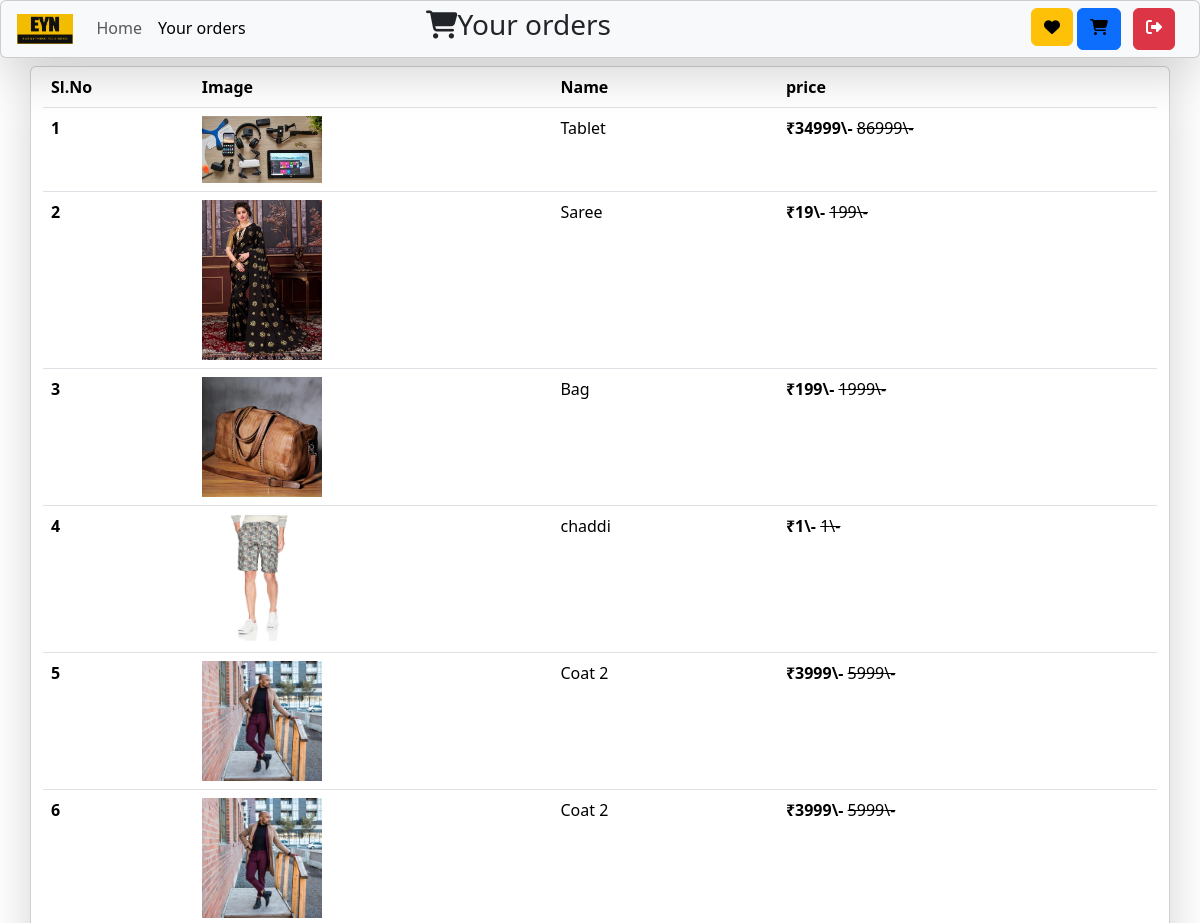
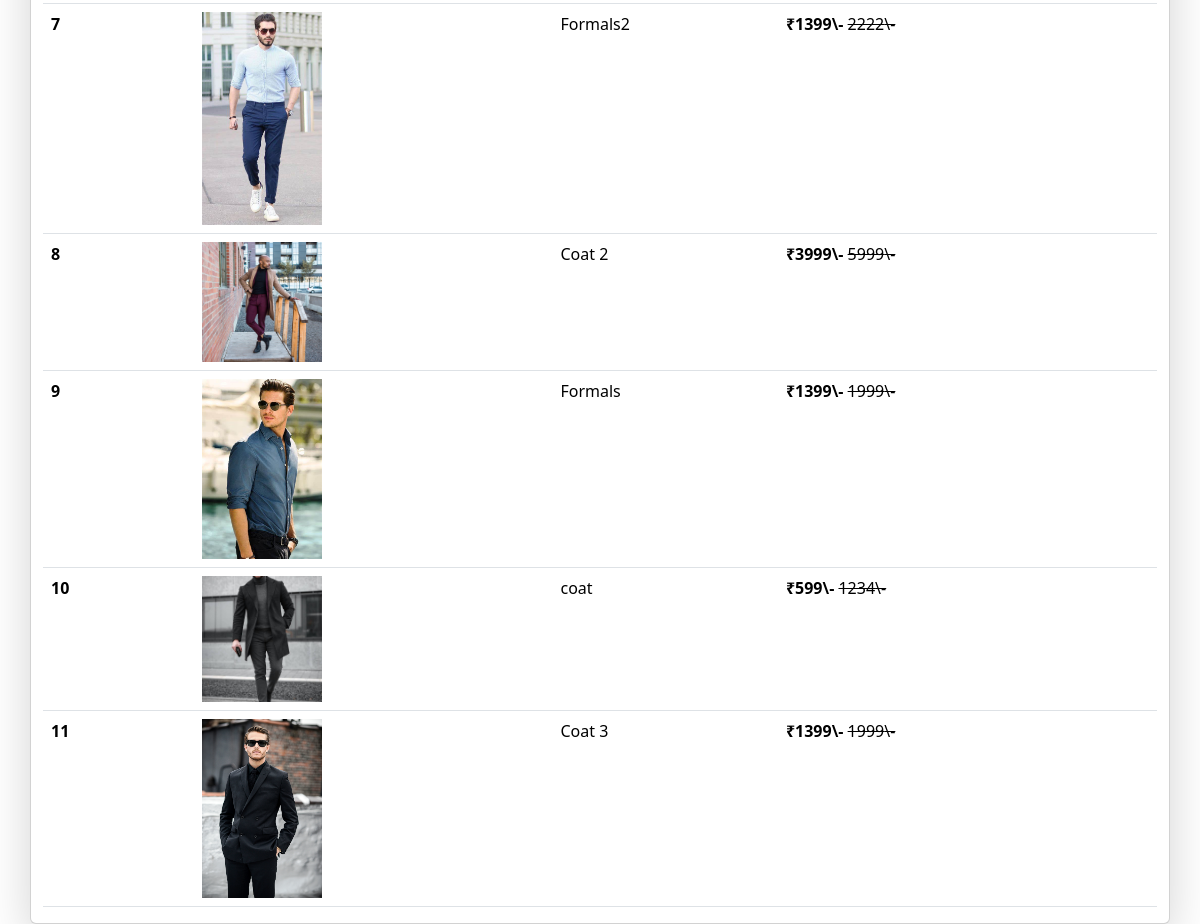
Screenshot of /orders/ (signed in) with the database file from the repository (2 pictures, top to bottom).
### home/models.py (models this page shows, shortened)
class BaseModel(models.Model):
    product_uuid = models.UUIDField(default=uuid.uuid4, editable=False, primary_key=True )
    created_at = models.DateField(auto_now_add=True)
    updated_at = models.DateField(auto_now_add=True)
    class Meta:
        abstract = True

class cart_items(BaseModel):
    cart = models.ForeignKey(Cart, on_delete=models.CASCADE, related_name="cartItems")
    product = models.ForeignKey(products, on_delete=models.CASCADE)
    size = models.ForeignKey(sizes, on_delete=models.CASCADE,  null=True, blank=True)

class products(BaseModel):
    product_category = models.CharField(max_length=100)
    product_image = models.ImageField(upload_to="products", null=True, blank=True)
    product_image1 = models.ImageField(upload_to="products", null=True, blank=True)
    product_image2 = models.ImageField(upload_to="products", null=True, blank=True)
    product_name = models.CharField(max_length=100)
    real_price = models.IntegerField(default=1)
    discounted_price = models.IntegerField(default=1)
    product_description = models.TextField()
    size = models.CharField(max_length=100, default="medium")

### home/views.py (the view)
# urls.py: path('orders/', orders_page, name="orders_page"),
def orders_page(request):
    user = request.user
    try:
        orders = Cart.objects.filter(is_paid=True, user=user)
        c_items = cart_items.objects.filter(cart__user=user, cart__is_paid=True)
        context = {"c_items": c_items}
        if not c_items.exists():
            context["message"] = "No items in the orders"
    except Cart.DoesNotExist:
        context = {"message": "No orders found"}
    return render(request, "orders.html", context)

### home/templates/orders.html (shortened to what this page needs)
{% extends "base.html" %}
{% block start %}
<nav class="navbar navbar-expand-lg p-1 bg-body-tertiary fixed-top card shadow-lg">
    <div class="container-fluid">
      <a class="navbar-brand fs-4" href="/"><img src="/media/logo/EYN_edited.png" alt="..." style="height: 30px; margin-bottom: 4px;"></a>
      <div class="sidebar offcanvas offcanvas-start" tabindex="-1" id="offcanvasNavbar" aria-labelledby="offcanvasNavbarLabel">
        <div class="offcanvas-body">
          <ul class="navbar-nav flex-grow-1 pe-3">
            <li class="nav-item">
              <a class="nav-link " aria-current="page" href="/">Home</a>
            </li>
            <li class="nav-item">
              <a class="nav-link active" href="/orders/">Your orders</a>
            </li>
          </ul>
          <h3 class=""><i class="fa-solid fa-cart-shopping"></i>Your orders</h3>
          <a href="/wishlist/"><div class="btn btn-warning icon1"><i class="fa-solid fa-heart"></i></div></a>
        <a href="/cart/"><div class="btn btn-primary mx-1"><i class="fa-solid fa-cart-shopping"></i>
          </a></div></a>
        <a class="btn btn-danger mx-2"  href="/logout/"><i class="fa-solid fa-right-from-bracket"></i></a>
        </div>
        </div>
  </nav>
  {% if message %}
  <div class="container d-flex mt-5" style="justify-content: center;">
  <h3 style="
  margin-top: 66px;">You haven't ordered anything yet</h3>
  </div>
  <div class="d-flex mb-3" style="justify-content: center;">
    <a href="/"><div class="btn btn-warning">Continue shopping</div></a>
    </div>
  {% else %}
<div class="container card shadow-lg"style="
margin-top: 66px;">
    <table class="table ">
      <thead>
        <tr>
          <th scope="col">Sl.No</th>
          <th scope="col">Image</th>
          <th scope="col">Name</th>
          <th scope="col">price</th>
        </tr>
      </thead>
      <tbody>
        {% for item in c_items %}
        <tr>
          <th scope="row">{{forloop.counter}}</th>
          <td><a href="/product/{{item.product.product_uuid}}"><img src="/media/{{item.product.product_image}}" alt="" style="width: 120px;"></a></td>
          <td>{{item.product.product_name}}</td>
          <td><b>₹{{item.product.discounted_price}}\-</b>  <strike>{{item.product.real_price}}\-</strike></td>
        </tr>
        {% endfor %}
      </tbody>
    </table>
  </div>
  {% endif %}
{% endblock %}

### static/style.css (style rules this page uses)
.icon1 { margin-left: 420px; }
a { color: #020101; text-decoration: none; }

### rows the page displays
cart_items: product.product_image (picture), product.product_name "Tablet", product.discounted_price "34999", product.real_price "86999"
cart_items: product.product_image (picture), product.product_name "Saree", product.discounted_price "19", product.real_price "199"
cart_items: product.product_image (picture), product.product_name "Bag", product.discounted_price "199", product.real_price "1999"
cart_items: product.product_image (picture), product.product_name "chaddi", product.discounted_price "1", product.real_price "1"
cart_items: product.product_image (picture), product.product_name "Coat 2", product.discounted_price "3999", product.real_price "5999"
cart_items: product.product_image (picture), product.product_name "Coat 2", product.discounted_price "3999", product.real_price "5999"
cart_items: product.product_image (picture), product.product_name "Formals2", product.discounted_price "1399", product.real_price "2222"
cart_items: product.product_image (picture), product.product_name "Coat 2", product.discounted_price "3999", product.real_price "5999"
cart_items: product.product_image (picture), product.product_name "Formals", product.discounted_price "1399", product.real_price "1999"
cart_items: product.product_image (picture), product.product_name "coat", product.discounted_price "599", product.real_price "1234"
cart_items: product.product_image (picture), product.product_name "Coat 3", product.discounted_price "1399", product.real_price "1999"
